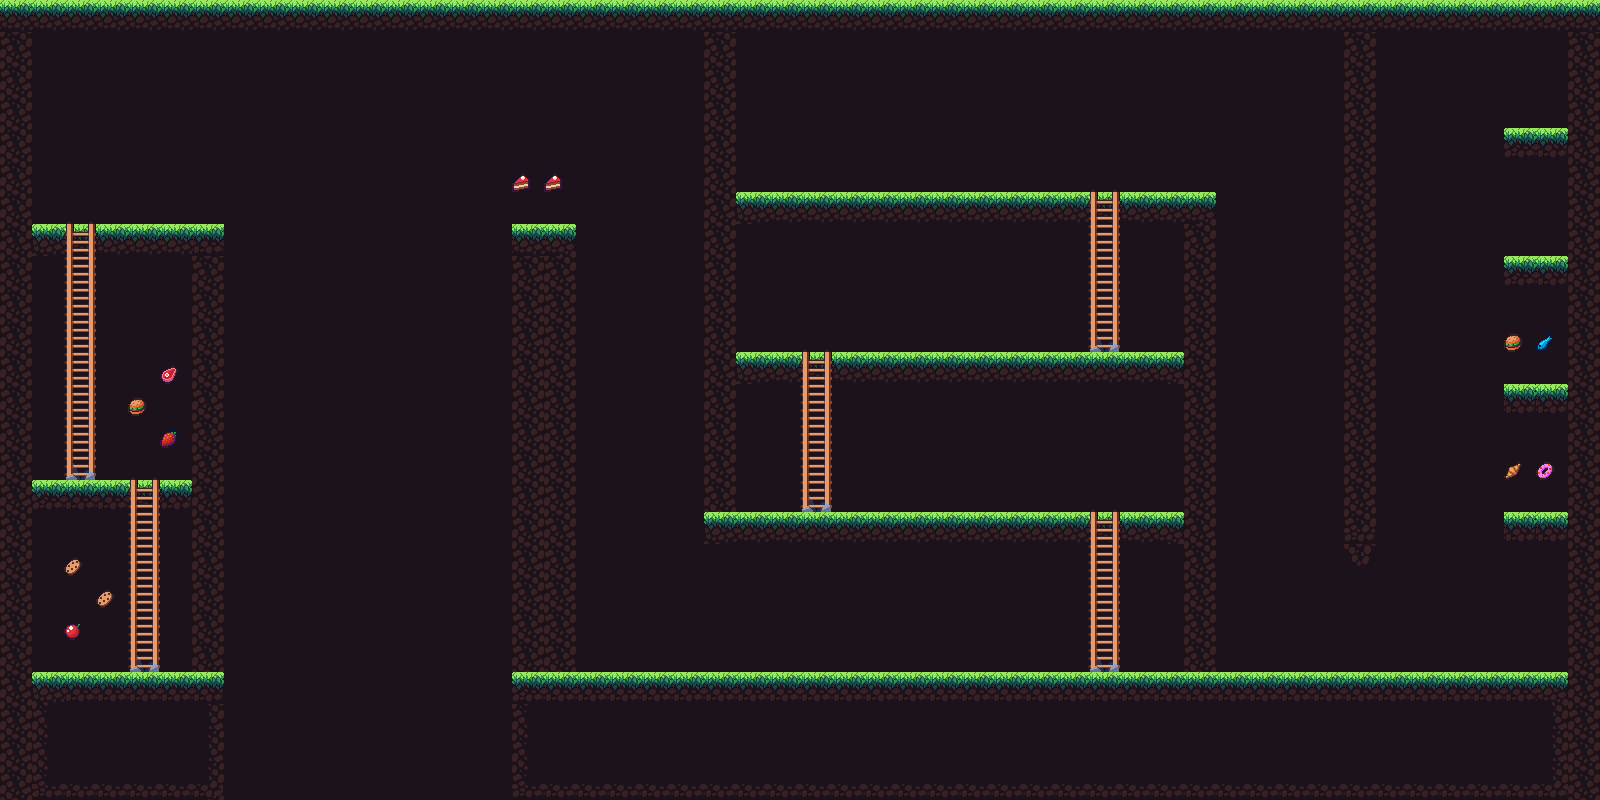

Below is a game level as drawn by its tile map, then a one-line description and the .tmx that defines it (tile-layer data replaced by summaries):
An orthogonal 50x25 tile map with 32x32 px tiles, 3 tile layers (env, floor, items), 6 tilesets and 28 objects (5x ladder, 3x revivePoint, 3x key, 2x coin, 2x trap_spikes, ...).

<map version="1.0" tiledversion="1.1.6" orientation="orthogonal" renderorder="right-down" width="50" height="25" tilewidth="32" tileheight="32" infinite="0" nextobjectid="98">
 <tileset firstgid="1" source="TileSet.tsx" />
 <tileset firstgid="43" source="ladder.tsx" />
 <tileset firstgid="49" source="food.tsx" />
 <tileset firstgid="64" source="pointer.tsx" />
 <tileset firstgid="66" source="trees.tsx" />
 <tileset firstgid="70" source="grass.tsx" />
 <layer name="env" width="50" height="25">
  <data>[1250 cells, 1230 non-empty, 1 distinct tile ids]</data>
 </layer>
 <layer name="floor" width="50" height="25">
  <data>[1250 cells, 340 non-empty, 14 distinct tile ids]</data>
 </layer>
 <layer name="items" width="50" height="25">
  <data>[1250 cells, 44 non-empty, 14 distinct tile ids]</data>
 </layer>
 <objectgroup name="obj">
  <object id="59" x="373.333" y="256.333" width="22" height="18.6667">
   <properties>
    <property name="dir" value="x" />
    <property name="kind" value="moveladder" />
    <property name="prefab" value="gl_moveladder" />
    <property name="range" type="int" value="90" />
    <property name="speed" type="int" value="3" />
   </properties>
  </object>
  <object id="60" x="637.833" y="451.833" width="21" height="21">
   <properties>
    <property name="dir" value="y" />
    <property name="kind" value="moveladder" />
    <property name="prefab" value="gl_moveladder" />
    <property name="range" type="int" value="400" />
    <property name="speed" type="int" value="4" />
   </properties>
  </object>
  <object id="61" x="1280.14" y="424.924" width="20" height="19.25">
   <properties>
    <property name="dir" value="y" />
    <property name="kind" value="moveladder" />
    <property name="prefab" value="gl_moveladder" />
    <property name="range" type="int" value="410" />
    <property name="speed" type="int" value="4" />
   </properties>
  </object>
  <object id="62" x="1429.92" y="406.833" width="13.5" height="15">
   <properties>
    <property name="dir" value="y" />
    <property name="kind" value="moveladder" />
    <property name="prefab" value="gl_moveladder" />
    <property name="range" type="int" value="500" />
    <property name="speed" type="int" value="4" />
   </properties>
  </object>
  <object id="63" name="revivePoint" x="192.347" y="223.892" width="9.125" height="7.125">
   <properties>
    <property name="kind" value="revivePoint" />
    <property name="prefab" value="gl_revivepoint" />
   </properties>
  </object>
  <object id="64" name="ladder" x="144.284" y="480.102">
   <properties>
    <property name="kind" value="ladder" />
    <property name="prefab" value="trigger_ladder_down" />
   </properties>
  </object>
  <object id="65" name="ladder" x="80.7841" y="225.193">
   <properties>
    <property name="kind" value="ladder" />
    <property name="prefab" value="trigger_ladder_down" />
   </properties>
  </object>
  <object id="66" name="ladder" x="1105.38" y="511.901">
   <properties>
    <property name="kind" value="ladder" />
    <property name="prefab" value="trigger_ladder_down" />
   </properties>
  </object>
  <object id="67" name="ladder" x="816.636" y="352.091">
   <properties>
    <property name="kind" value="ladder" />
    <property name="prefab" value="trigger_ladder_down" />
   </properties>
  </object>
  <object id="68" name="ladder" x="1104.7" y="191.795">
   <properties>
    <property name="kind" value="ladder" />
    <property name="prefab" value="trigger_ladder_down" />
   </properties>
  </object>
  <object id="70" name="coin" x="381.333" y="157.333">
   <properties>
    <property name="id" value="10000101" />
    <property name="kind" value="coin" />
    <property name="len" type="int" value="80" />
    <property name="num" type="int" value="5" />
    <property name="px" type="int" value="0" />
    <property name="py" type="int" value="0" />
    <property name="rot" value="30" />
    <property name="shape" value="circle" />
   </properties>
   <ellipse />
  </object>
  <object id="86" name="coin" x="1522" y="219.333">
   <properties>
    <property name="id" value="10000101" />
    <property name="kind" value="coin" />
    <property name="num" type="int" value="2" />
    <property name="px" type="int" value="30" />
    <property name="py" type="int" value="0" />
    <property name="rot" value="0" />
    <property name="shape" value="line" />
   </properties>
   <ellipse />
  </object>
  <object id="88" name="finishFlag" x="1540.67" y="128.182">
   <properties>
    <property name="kind" value="finishFlag" />
    <property name="prefab" value="finish" />
   </properties>
  </object>
  <object id="89" name="trap_fourspikes" x="1361" y="562.5">
   <properties>
    <property name="kind" value="trap" />
    <property name="prefab" value="fourspikes" />
   </properties>
  </object>
  <object id="90" name="trap_spikes" x="676.784" y="671.918" width="20.1596" height="16.8905">
   <properties>
    <property name="kind" value="trap" />
    <property name="prefab" value="spikes" />
   </properties>
  </object>
  <object id="91" name="trap_spikes" x="1482.59" y="671.555" width="20.1596" height="16.8905">
   <properties>
    <property name="kind" value="trap" />
    <property name="prefab" value="spikes" />
   </properties>
  </object>
  <object id="92" name="chest" x="826.708" y="192.292">
   <properties>
    <property name="items" value="[[&quot;10000101&quot;,75,[10,15]],[&quot;10000102&quot;,7,[5,7]],[&quot;10000002&quot;,3],[&quot;10001002&quot;,2]]" />
    <property name="keyCount" type="int" value="3" />
    <property name="kind" value="TreasureBox" />
    <property name="prefab" value="gl_mh_chest" />
   </properties>
   <ellipse />
  </object>
  <object id="93" name="key" x="778" y="153.667">
   <properties>
    <property name="count" value="1" />
    <property name="kind" value="Key" />
    <property name="prefab" value="gl_mh_key" />
    <property name="target" value="TreasureBox" />
   </properties>
  </object>
  <object id="94" name="key" x="1159.33" y="632.333">
   <properties>
    <property name="count" value="1" />
    <property name="kind" value="Key" />
    <property name="prefab" value="gl_mh_key" />
    <property name="target" value="TreasureBox" />
   </properties>
  </object>
  <object id="95" name="key" x="176" y="605.333">
   <properties>
    <property name="count" value="1" />
    <property name="kind" value="Key" />
    <property name="prefab" value="gl_mh_key" />
    <property name="target" value="TreasureBox" />
   </properties>
  </object>
  <object id="96" name="revivePoint" x="1184.35" y="192.256" width="9.125" height="7.125">
   <properties>
    <property name="kind" value="revivePoint" />
    <property name="prefab" value="gl_revivepoint" />
   </properties>
  </object>
  <object id="97" name="revivePoint" x="732.706" y="672.042" width="9.125" height="7.125">
   <properties>
    <property name="kind" value="revivePoint" />
    <property name="prefab" value="gl_revivepoint" />
   </properties>
  </object>
 </objectgroup>
 <objectgroup name="born">
  <object id="57" name="hero" x="129.41" y="209.06" width="10.1457" height="9.7851">
   <properties>
    <property name="kind" value="hero" />
   </properties>
  </object>
  <object id="75" name="whitemage" x="897.069" y="191.94" width="16.4456" height="11.0359">
   <properties>
    <property name="kind" value="mob" />
    <property name="mob" value="whitemage" />
   </properties>
  </object>
  <object id="76" name="redknight" x="992.345" y="351.982" width="16.4456" height="11.0359">
   <properties>
    <property name="kind" value="mob" />
    <property name="mob" value="redknight" />
   </properties>
  </object>
  </objectgroup>
</map>
<!-- 3 of 28 objects omitted -->
